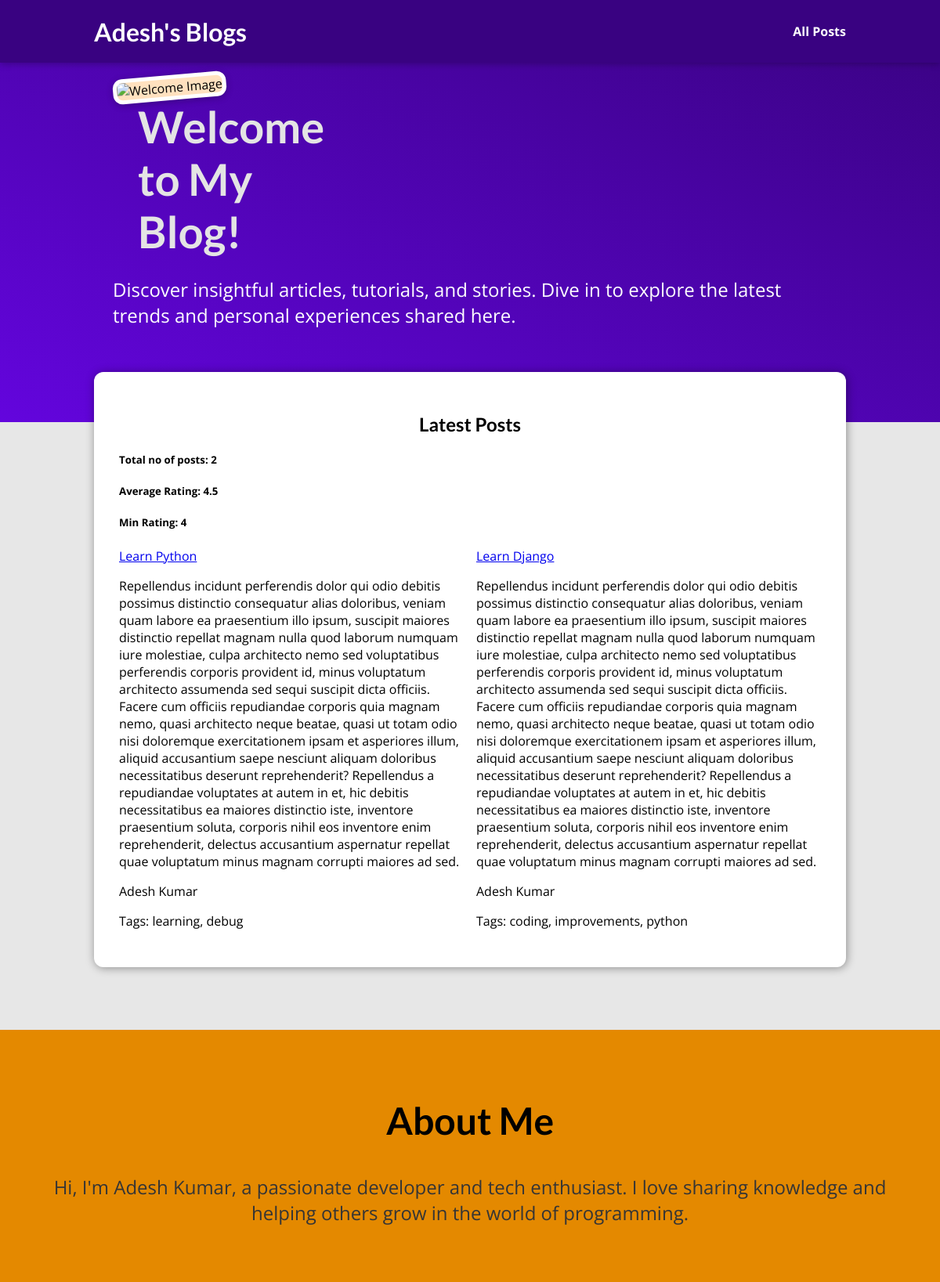
The page / on the database its author committed.
### blogs/models.py (models this page shows, shortened)
class Post(models.Model):
    title = models.CharField(max_length=200)
    rating = models.IntegerField(
        validators=[MinValueValidator(1), MaxValueValidator(5)])
    description = models.TextField(validators=[MinLengthValidator(50)])
    image = models.CharField(max_length=100, default="", null=True, blank=True)
    created_at = models.DateTimeField(auto_now_add=True)
    updated_at = models.DateTimeField(auto_now=True)
    author = models.ForeignKey(
        Author, on_delete=models.CASCADE, null=True, related_name="posts")
    slug = models.SlugField(default="", blank=True, null=False,
                            db_index=True, unique=True)  # for indexing
    tags = models.ManyToManyField(Tag, blank=True)
    def get_absolute_url(self):
        return reverse("post-details", args=[self.slug])
    def __str__(self):
        return f"{self.title} {self.rating} {self.description} {self.slug}"

class Author(models.Model):
    first_name = models.CharField(max_length=50)
    last_name = models.CharField(max_length=50)
    email = models.EmailField(null=True)
    address = models.OneToOneField(
        Address, on_delete=models.CASCADE, null=True)
    def get_full_name(self):
        return f"{self.first_name} {self.last_name}"
    def __str__(self):
        return self.get_full_name()

class Tag(models.Model):
    name = models.CharField(max_length=40, unique=True)

### blogs/views.py (the view)
# urls.py: path("", views.index, name="index"),
def index(request):
    posts = Post.objects.all().order_by("-title")
    print(posts)
    total_posts = posts.count()
    avg_rating = posts.aggregate(
        Avg("rating"), Min("rating"))  # aggregate function
    return render(request, "blogs/index.html", {
        "posts": posts,
        "total_posts": total_posts,
        "avg_rating": avg_rating
    })

### blogs/templates/blogs/index.html (shortened to what this page needs)
{% extends "base.html" %}
{% load static %}
{% block css_files %}
<link rel="stylesheet" href="{% static "blogs/index.css" %}">
<link rel="stylesheet" href="{% static "blogs/post.css" %}">
{% endblock  %}
{% block content %}
{% include "blogs/includes/header.html" %}
<section id="welcome">
    <div class="welcome-container">
        <img src="{% static 'blogs/images/welcome.jpg' %}" alt="Welcome Image" class="welcome-image">
        <div class="welcome-description">
            <h2>Welcome to My Blog!</h2>
            <p>
                Discover insightful articles, tutorials, and stories. Dive in to explore the latest trends and personal experiences shared here.
            </p>
        </div>
    </div>
</section>
<section id="latest-posts">
    <h2>Latest Posts</h2>
    <h5>Total no of posts: {{total_posts}}</h5>
    <h5>Average Rating: {{avg_rating.rating__avg}}</h5>
    <h5>Min Rating: {{avg_rating.rating__min}}</h5>
    <ul>
        {% for post in posts %}
        <li>
            <a href="{{ post.get_absolute_url }}">{{post.title}}</a>
            <p>{{post.description}}</p>
            <p>{{post.author}}</p>
            <p>
              Tags:
              {% for tag in post.tags.all %}
                {{ tag.name }}{% if not forloop.last %}, {% endif %}
              {% empty %}
                No tags
              {% endfor %}
            </p>
        </li>
        {% endfor %}
    </ul>
</section>
<section id="about">
    <h2>About Me</h2>
    <p>
        Hi, I'm Adesh Kumar, a passionate developer and tech enthusiast. I love sharing knowledge and helping others grow in the world of programming.
    </p>
</section>
{% endblock  %}

### static/mysite.css (style rules this page uses)
* { box-sizing: border-box; }
html { font-family: 'Open Sans', 'Lato', sans-serif; }
body { margin: 0; }
h1, h2, h3 { font-family: 'Lato', sans-serif; font-weight: bold; }

### blogs/static/blogs/index.css (style rules this page uses)
#welcome { background: linear-gradient(to right top, #6305dd, #390281); padding: 6rem 12%; }
#welcome img { width: 10rem; height: 10rem; object-fit: cover; object-position: top; border: 5px solid white; border-radius: 12px; background-color: #ffe1bf; transform: rotateZ(-5deg); box-shadow: 0 2px 8px rgba(0, 0, 0, 0.25); }
#welcome h2 { font-size: 3.5rem; margin: 0 0 0 2rem; color: #e4e4e4; width: 10rem; }
#welcome p { color: white; font-size: 1.5rem; }
#latest-posts { background-color: white; padding: 2rem; border-radius: 12px; width: 60rem; margin: -4rem auto 2rem auto; box-shadow: 1px 1px 12px rgba(0, 0, 0, 0.4); }
#latest-posts h2 { text-align: center; }
#latest-posts ul { list-style: none; margin: 0; padding: 0; display: flex; gap: 1rem; }
#latest-posts li { flex: 1; }
#about { text-align: center; padding: 3rem; background-color: #e48900; margin-top: 5rem; }
#about h2 { font-size: 3rem; }
#about p { font-size: 1.5rem; color: #353535; }

### blogs/static/blogs/post.css (style rules this page uses)
body { background-color: #e7e7e7; }

### rows shown on the page
Post: title "Learn Python", description "Repellendus incidunt perferendis dolor qui odio debitis possimus distinctio consequatur alias doloribus, veniam quam labore ea praesentium illo ipsum, suscipit maiores distinctio repellat magnam nulla quod laborum numquam iure molestiae, culpa architecto nemo sed voluptatibus perferendis corporis provident id, minus voluptatum architecto assumenda sed sequi suscipit dicta officiis. Facere cum officiis repudiandae corporis quia magnam nemo, quasi architecto neque beatae, quasi ut totam odio nisi doloremque exercitationem ipsam et asperiores illum, aliquid accusantium saepe nesciunt aliquam doloribus necessitatibus deserunt reprehenderit? Repellendus a repudiandae voluptates at autem in et,…", author "Adesh Kumar"
Tag: name "learning"
Tag: name "debug"
Post: title "Learn Django", description "Repellendus incidunt perferendis dolor qui odio debitis possimus distinctio consequatur alias doloribus, veniam quam labore ea praesentium illo ipsum, suscipit maiores distinctio repellat magnam nulla quod laborum numquam iure molestiae, culpa architecto nemo sed voluptatibus perferendis corporis provident id, minus voluptatum architecto assumenda sed sequi suscipit dicta officiis. Facere cum officiis repudiandae corporis quia magnam nemo, quasi architecto neque beatae, quasi ut totam odio nisi doloremque exercitationem ipsam et asperiores illum, aliquid accusantium saepe nesciunt aliquam doloribus necessitatibus deserunt reprehenderit? Repellendus a repudiandae voluptates at autem in et,…", author "Adesh Kumar"
Tag: name "coding"
Tag: name "improvements"
Tag: name "python"

### other values the page prints
{{ total_posts }} "2"
{{ avg_rating.rating__avg }} "4.5"
{{ avg_rating.rating__min }} "4"
